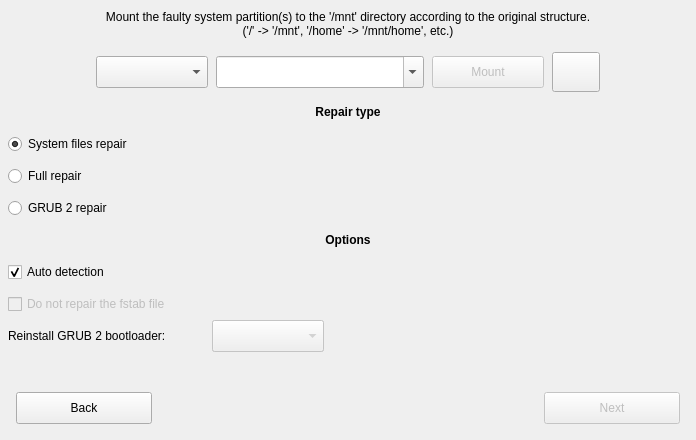
     <widget class="QWidget" name="repairpanel" native="true">
      <property name="geometry">
       <rect>
        <x>1</x>
        <y>2224</y>
        <width>696</width>
        <height>440</height>
       </rect>
      </property>
      <property name="autoFillBackground">
       <bool>true</bool>
      </property>
      <widget class="QLabel" name="label_21">
       <property name="geometry">
        <rect>
         <x>0</x>
         <y>0</y>
         <width>696</width>
         <height>48</height>
        </rect>
       </property>
       <property name="text">
        <string>Mount the faulty system partition(s) to the '/mnt' directory according to the original structure.&lt;br&gt;('/' -&gt; '/mnt', '/home' -&gt; '/mnt/home', etc.)</string>
       </property>
       <property name="alignment">
        <set>Qt::AlignCenter</set>
       </property>
       <property name="wordWrap">
        <bool>true</bool>
       </property>
      </widget>
      <widget class="QComboBox" name="repairpartition">
       <property name="geometry">
        <rect>
         <x>96</x>
         <y>56</y>
         <width>112</width>
         <height>32</height>
        </rect>
       </property>
       <property name="minimumSize">
        <size>
         <width>112</width>
         <height>32</height>
        </size>
       </property>
       <property name="cursor">
        <cursorShape>PointingHandCursor</cursorShape>
       </property>
       <property name="focusPolicy">
        <enum>Qt::NoFocus</enum>
       </property>
      </widget>
      <widget class="QComboBox" name="repairmountpoint">
       <property name="geometry">
        <rect>
         <x>216</x>
         <y>56</y>
         <width>208</width>
         <height>32</height>
        </rect>
       </property>
       <property name="cursor">
        <cursorShape>PointingHandCursor</cursorShape>
       </property>
       <property name="focusPolicy">
        <enum>Qt::ClickFocus</enum>
       </property>
       <property name="editable">
        <bool>true</bool>
       </property>
      </widget>
      <widget class="QPushButton" name="repairmount">
       <property name="enabled">
        <bool>false</bool>
       </property>
       <property name="geometry">
        <rect>
         <x>432</x>
         <y>56</y>
         <width>112</width>
         <height>32</height>
        </rect>
       </property>
       <property name="cursor">
        <cursorShape>PointingHandCursor</cursorShape>
       </property>
       <property name="focusPolicy">
        <enum>Qt::NoFocus</enum>
       </property>
       <property name="text">
        <string>Mount</string>
       </property>
       <property name="iconSize">
        <size>
         <width>26</width>
         <height>26</height>
        </size>
       </property>
      </widget>
      <widget class="QPushButton" name="repairpartitionrefresh">
       <property name="geometry">
        <rect>
         <x>552</x>
         <y>52</y>
         <width>48</width>
         <height>40</height>
        </rect>
       </property>
       <property name="cursor">
        <cursorShape>PointingHandCursor</cursorShape>
       </property>
       <property name="focusPolicy">
        <enum>Qt::NoFocus</enum>
       </property>
       <property name="toolTip">
        <string>Reset mounts</string>
       </property>
       <property name="icon">
        <iconset resource="pictures.qrc">
         <normaloff>:/pictures/refresh.png</normaloff>:/pictures/refresh.png</iconset>
       </property>
       <property name="iconSize">
        <size>
         <width>23</width>
         <height>23</height>
        </size>
       </property>
      </widget>
      <widget class="QLabel" name="label_22">
       <property name="geometry">
        <rect>
         <x>0</x>
         <y>96</y>
         <width>696</width>
         <height>32</height>
        </rect>
       </property>
       <property name="font">
        <font>
         <weight>75</weight>
         <bold>true</bold>
        </font>
       </property>
       <property name="text">
        <string>Repair type</string>
       </property>
       <property name="alignment">
        <set>Qt::AlignCenter</set>
       </property>
      </widget>
      <widget class="QLabel" name="label_23">
       <property name="geometry">
        <rect>
         <x>0</x>
         <y>224</y>
         <width>696</width>
         <height>32</height>
        </rect>
       </property>
       <property name="font">
        <font>
         <weight>75</weight>
         <bold>true</bold>
        </font>
       </property>
       <property name="text">
        <string>Options</string>
       </property>
       <property name="alignment">
        <set>Qt::AlignCenter</set>
       </property>
      </widget>
      <widget class="QComboBox" name="grubreinstallrepair">
       <property name="enabled">
        <bool>false</bool>
       </property>
       <property name="geometry">
        <rect>
         <x>212</x>
         <y>320</y>
         <width>112</width>
         <height>32</height>
        </rect>
       </property>
       <property name="minimumSize">
        <size>
         <width>112</width>
         <height>32</height>
        </size>
       </property>
       <property name="cursor">
        <cursorShape>PointingHandCursor</cursorShape>
       </property>
       <property name="focusPolicy">
        <enum>Qt::NoFocus</enum>
       </property>
      </widget>
      <widget class="QRadioButton" name="grubrepair">
       <property name="geometry">
        <rect>
         <x>8</x>
         <y>198</y>
         <width>126</width>
         <height>20</height>
        </rect>
       </property>
       <property name="cursor">
        <cursorShape>PointingHandCursor</cursorShape>
       </property>
       <property name="focusPolicy">
        <enum>Qt::NoFocus</enum>
       </property>
       <property name="text">
        <string>GRUB 2 repair</string>
       </property>
      </widget>
      <widget class="QRadioButton" name="systemrepair">
       <property name="geometry">
        <rect>
         <x>8</x>
         <y>134</y>
         <width>156</width>
         <height>20</height>
        </rect>
       </property>
       <property name="cursor">
        <cursorShape>PointingHandCursor</cursorShape>
       </property>
       <property name="focusPolicy">
        <enum>Qt::NoFocus</enum>
       </property>
       <property name="text">
        <string>System files repair</string>
       </property>
       <property name="checked">
        <bool>true</bool>
       </property>
      </widget>
      <widget class="QLabel" name="grubreinstallrepairtext">
       <property name="geometry">
        <rect>
         <x>8</x>
         <y>320</y>
         <width>201</width>
         <height>32</height>
        </rect>
       </property>
       <property name="text">
        <string>Reinstall GRUB 2 bootloader:</string>
       </property>
      </widget>
      <widget class="QCheckBox" name="autorepairoptions">
       <property name="geometry">
        <rect>
         <x>8</x>
         <y>262</y>
         <width>131</width>
         <height>20</height>
        </rect>
       </property>
       <property name="cursor">
        <cursorShape>PointingHandCursor</cursorShape>
       </property>
       <property name="focusPolicy">
        <enum>Qt::NoFocus</enum>
       </property>
       <property name="text">
        <string>Auto detection</string>
       </property>
       <property name="checked">
        <bool>true</bool>
       </property>
      </widget>
      <widget class="QPushButton" name="repairback">
       <property name="geometry">
        <rect>
         <x>16</x>
         <y>392</y>
         <width>136</width>
         <height>32</height>
        </rect>
       </property>
       <property name="cursor">
        <cursorShape>PointingHandCursor</cursorShape>
       </property>
       <property name="text">
        <string>Back</string>
       </property>
      </widget>
      <widget class="QRadioButton" name="fullrepair">
       <property name="geometry">
        <rect>
         <x>8</x>
         <y>166</y>
         <width>99</width>
         <height>20</height>
        </rect>
       </property>
       <property name="cursor">
        <cursorShape>PointingHandCursor</cursorShape>
       </property>
       <property name="focusPolicy">
        <enum>Qt::NoFocus</enum>
       </property>
       <property name="text">
        <string>Full repair</string>
       </property>
      </widget>
      <widget class="QCheckBox" name="skipfstabrepair">
       <property name="enabled">
        <bool>false</bool>
       </property>
       <property name="geometry">
        <rect>
         <x>8</x>
         <y>294</y>
         <width>209</width>
         <height>20</height>
        </rect>
       </property>
       <property name="cursor">
        <cursorShape>PointingHandCursor</cursorShape>
       </property>
       <property name="focusPolicy">
        <enum>Qt::NoFocus</enum>
       </property>
       <property name="text">
        <string>Do not repair the fstab file</string>
       </property>
      </widget>
      <widget class="QPushButton" name="repairnext">
       <property name="enabled">
        <bool>false</bool>
       </property>
       <property name="geometry">
        <rect>
         <x>544</x>
         <y>392</y>
         <width>136</width>
         <height>32</height>
        </rect>
       </property>
       <property name="cursor">
        <cursorShape>PointingHandCursor</cursorShape>
       </property>
       <property name="focusPolicy">
        <enum>Qt::NoFocus</enum>
       </property>
       <property name="text">
        <string>Next</string>
       </property>
      </widget>
      <widget class="QComboBox" name="grubreinstallrepairdisable">
       <property name="enabled">
        <bool>false</bool>
       </property>
       <property name="geometry">
        <rect>
         <x>212</x>
         <y>320</y>
         <width>112</width>
         <height>32</height>
        </rect>
       </property>
       <property name="minimumSize">
        <size>
         <width>112</width>
         <height>32</height>
        </size>
       </property>
       <property name="cursor">
        <cursorShape>PointingHandCursor</cursorShape>
       </property>
       <property name="focusPolicy">
        <enum>Qt::NoFocus</enum>
       </property>
       <property name="sizeAdjustPolicy">
        <enum>QComboBox::AdjustToContents</enum>
       </property>
      </widget>
      <widget class="QWidget" name="repaircover" native="true">
       <property name="geometry">
        <rect>
         <x>5</x>
         <y>5</y>
         <width>686</width>
         <height>431</height>
        </rect>
       </property>
      </widget>
      <zorder>grubreinstallrepairdisable</zorder>
      <zorder>label_21</zorder>
      <zorder>repairpartition</zorder>
      <zorder>repairmountpoint</zorder>
      <zorder>repairmount</zorder>
      <zorder>repairpartitionrefresh</zorder>
      <zorder>label_22</zorder>
      <zorder>label_23</zorder>
      <zorder>grubreinstallrepair</zorder>
      <zorder>grubrepair</zorder>
      <zorder>systemrepair</zorder>
      <zorder>grubreinstallrepairtext</zorder>
      <zorder>autorepairoptions</zorder>
      <zorder>repairback</zorder>
      <zorder>fullrepair</zorder>
      <zorder>skipfstabrepair</zorder>
      <zorder>repairnext</zorder>
      <zorder>repaircover</zorder>
     </widget>
